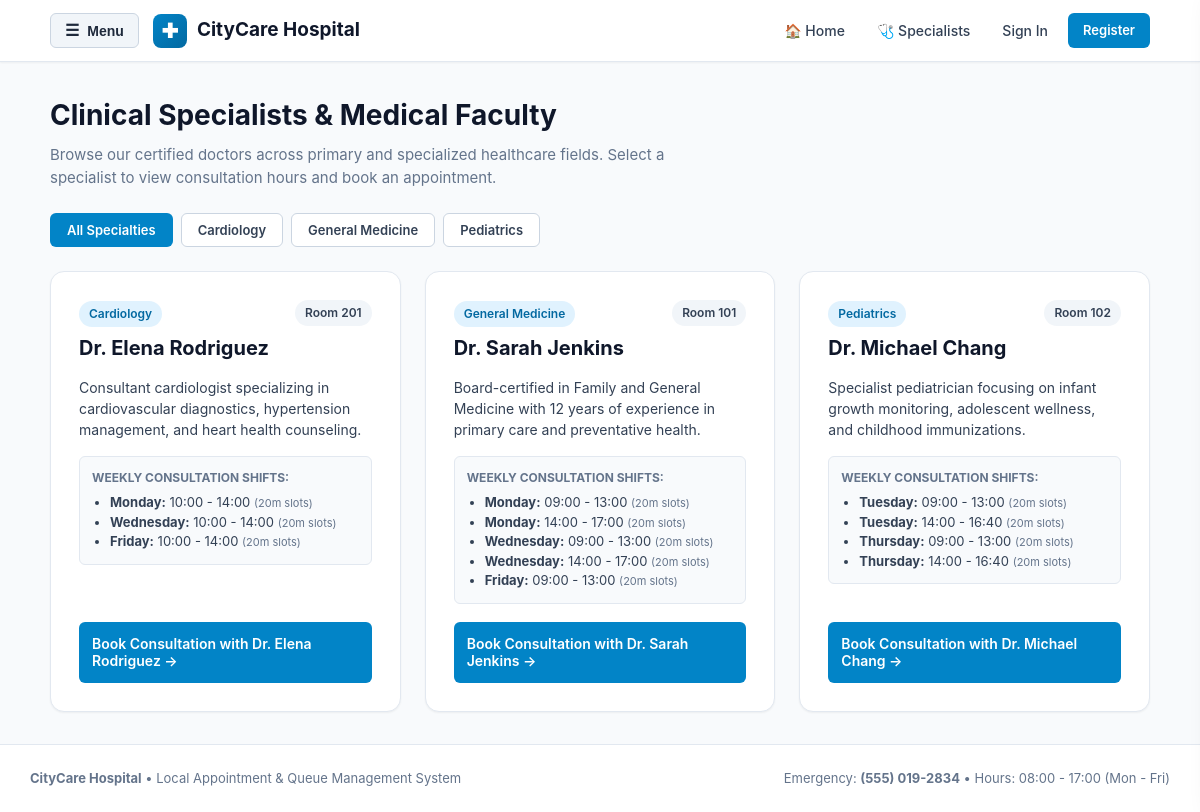
The app's page /doctors.php with its own data.
### tables this page shows
CREATE TABLE `doctors` (
  `id` INT UNSIGNED NOT NULL AUTO_INCREMENT,
  `full_name` VARCHAR(100) NOT NULL,
  `specialty` VARCHAR(100) NOT NULL,
  `email` VARCHAR(150) NOT NULL,
  `phone` VARCHAR(25) NOT NULL,
  `room_number` VARCHAR(30) NOT NULL,
  `description` TEXT NULL,
  `active_status` TINYINT(1) NOT NULL DEFAULT 1,
  `created_at` DATETIME NOT NULL DEFAULT CURRENT_TIMESTAMP,
  `updated_at` DATETIME NOT NULL DEFAULT CURRENT_TIMESTAMP ON UPDATE CURRENT_TIMESTAMP,
  PRIMARY KEY (`id`),
  UNIQUE KEY `uk_doctors_email` (`email`),
  KEY `idx_doctors_specialty` (`specialty`),
  KEY `idx_doctors_active` (`active_status`)
);

CREATE TABLE `doctor_schedules` (
  `id` INT UNSIGNED NOT NULL AUTO_INCREMENT,
  `doctor_id` INT UNSIGNED NOT NULL,
  `day_of_week` ENUM('Monday', 'Tuesday', 'Wednesday', 'Thursday', 'Friday', 'Saturday', 'Sunday') NOT NULL,
  `start_time` TIME NOT NULL,
  `end_time` TIME NOT NULL,
  `slot_duration_minutes` INT UNSIGNED NOT NULL DEFAULT 20,
  `active_status` TINYINT(1) NOT NULL DEFAULT 1,
  `created_at` DATETIME NOT NULL DEFAULT CURRENT_TIMESTAMP,
  `updated_at` DATETIME NOT NULL DEFAULT CURRENT_TIMESTAMP ON UPDATE CURRENT_TIMESTAMP,
  PRIMARY KEY (`id`),
  KEY `idx_doctor_schedules_lookup` (`doctor_id`, `day_of_week`, `active_status`),
  CONSTRAINT `fk_doctor_schedules_doctor`
    FOREIGN KEY (`doctor_id`) REFERENCES `doctors` (`id`)
    ON DELETE CASCADE ON UPDATE CASCADE
);

### includes/booking.php (called while the page is built, shortened)
<?php
function getDoctors(bool $activeOnly = true, ?string $specialty = null): array
{
    $pdo = getDBConnection();
    $sql = "SELECT id, full_name, specialty, email, phone, room_number, description, active_status FROM doctors WHERE 1=1";
    $params = [];
    if ($activeOnly) {
        $sql .= " AND active_status = 1";
    }
    $sql .= " ORDER BY specialty ASC, full_name ASC";
    $stmt = $pdo->prepare($sql);
    $stmt->execute($params);
    return $stmt->fetchAll();
}
function getDoctorWeeklySchedules(int $doctorId): array
{
    $pdo = getDBConnection();
    $stmt = $pdo->prepare("
        SELECT id, day_of_week, start_time, end_time, slot_duration_minutes, active_status
        FROM doctor_schedules
        WHERE doctor_id = :doc_id AND active_status = 1
        ORDER BY FIELD(day_of_week, 'Monday', 'Tuesday', 'Wednesday', 'Thursday', 'Friday', 'Saturday', 'Sunday'), start_time ASC
    ");
    $stmt->execute([':doc_id' => $doctorId]);
    return $stmt->fetchAll();
}

### doctors.php (the view, shortened to what this page needs)
<?php
require_once __DIR__ . '/includes/booking.php';
$specialtyFilter = isset($_GET['specialty']) ? trim((string)$_GET['specialty']) : null;
$doctors = getDoctors(true, $specialtyFilter);
$pdo = getDBConnection();
$specStmt = $pdo->query("SELECT DISTINCT specialty FROM doctors WHERE active_status = 1 ORDER BY specialty ASC");
$allSpecialties = $specStmt->fetchAll(PDO::FETCH_COLUMN);
require_once __DIR__ . '/includes/header.php';
?>
<div style="margin-bottom: 24px;">
    <h1 style="font-size: 28px; margin: 0 0 8px 0; color: var(--gray-900);">Clinical Specialists &amp; Medical Faculty</h1>
    <p style="color: var(--gray-500); font-size: 15px; margin: 0; max-width: 680px;">
        Browse our certified doctors across primary and specialized healthcare fields. Select a specialist to view consultation hours and book an appointment.
    </p>
</div>
<div style="display: flex; gap: 8px; flex-wrap: wrap; margin-bottom: 24px;">
    <a href="doctors.php" class="btn <?php echo empty($specialtyFilter) ? 'btn-primary' : 'btn-secondary'; ?>" style="padding: 8px 16px; font-size: 13px;">
        All Specialties
    </a>
    <?php foreach ($allSpecialties as $spec): ?>
        <a href="doctors.php?specialty=<?php echo urlencode($spec); ?>"
           class="btn <?php echo ($specialtyFilter === $spec) ? 'btn-primary' : 'btn-secondary'; ?>"
           style="padding: 8px 16px; font-size: 13px;">
            <?php echo htmlspecialchars($spec, ENT_QUOTES, 'UTF-8'); ?>
        </a>
    <?php endforeach; ?>
</div>
<div style="display: grid; grid-template-columns: repeat(auto-fit, minmax(320px, 1fr)); gap: 24px;">
    <?php if (!empty($doctors)): ?>
        <?php foreach ($doctors as $doc): ?>
            <?php $schedules = getDoctorWeeklySchedules((int)$doc['id']); ?>
            <div class="card" style="display: flex; flex-direction: column; justify-content: space-between; margin-bottom: 0;">
                <div>
                    <div style="display: flex; justify-content: space-between; align-items: flex-start; gap: 12px; margin-bottom: 12px;">
                        <div>
                            <span class="badge" style="background: var(--primary-light); color: var(--primary-dark); margin-bottom: 6px;">
                                <?php echo htmlspecialchars($doc['specialty'], ENT_QUOTES, 'UTF-8'); ?>
                            </span>
                            <h2 style="margin: 0; font-size: 20px; color: var(--gray-900);">
                                <?php echo htmlspecialchars($doc['full_name'], ENT_QUOTES, 'UTF-8'); ?>
                            </h2>
                        </div>
                        <span class="badge" style="background: var(--gray-100); color: var(--gray-700); font-size: 12px;">
                            <?php echo htmlspecialchars($doc['room_number'], ENT_QUOTES, 'UTF-8'); ?>
                        </span>
                    </div>
                    <p style="color: var(--gray-700); font-size: 14px; margin-bottom: 16px; line-height: 1.5;">
                        <?php echo htmlspecialchars($doc['description'] ?? 'Dedicated healthcare professional providing personalized outpatient care.', ENT_QUOTES, 'UTF-8'); ?>
                    </p>
                    <div style="background: var(--gray-50); border: 1px solid var(--gray-200); border-radius: var(--radius-sm); padding: 12px; margin-bottom: 18px;">
                        <div style="font-size: 12px; font-weight: 700; color: var(--gray-500); text-transform: uppercase; margin-bottom: 6px;">
                            Weekly Consultation Shifts:
                        </div>
                        <?php if (!empty($schedules)): ?>
                            <ul style="margin: 0; padding-left: 18px; font-size: 13px; color: var(--gray-700);">
                                <?php foreach ($schedules as $sch): ?>
                                    <li>
                                        <strong><?php echo $sch['day_of_week']; ?>:</strong>
                                        <?php echo substr($sch['start_time'], 0, 5); ?> - <?php echo substr($sch['end_time'], 0, 5); ?>
                                        <span style="color: var(--gray-500); font-size: 11px;">(<?php echo $sch['slot_duration_minutes']; ?>m slots)</span>
                                    </li>
                                <?php endforeach; ?>
                            </ul>
                        <?php else: ?>
                            <div style="font-size: 13px; color: var(--gray-500);">No regular weekly shifts listed.</div>
                        <?php endif; ?>
                    </div>
                </div>
                <div>
                    <a href="<?php echo APP_BASE_URL; ?>/patient/book.php?doctor_id=<?php echo $doc['id']; ?>" class="btn btn-primary btn-block" style="padding: 12px; font-size: 14px;">
                        Book Consultation with <?php echo htmlspecialchars($doc['full_name'], ENT_QUOTES, 'UTF-8'); ?> &rarr;
                    </a>
                </div>
            </div>
        <?php endforeach; ?>
    <?php endif; ?>
</div>
<?php require_once __DIR__ . '/includes/footer.php'; ?>

### records on screen
doctors: specialty "Cardiology", full_name "Dr. Elena Rodriguez", room_number "Room 201", description "Consultant cardiologist specializing in cardiovascular diagnostics, hypertension management, and heart health counseling."
doctor_schedules: day_of_week "Monday", start_time "10:00", end_time "14:00", slot_duration_minutes "20"
doctor_schedules: day_of_week "Wednesday", start_time "10:00", end_time "14:00", slot_duration_minutes "20"
doctor_schedules: day_of_week "Friday", start_time "10:00", end_time "14:00", slot_duration_minutes "20"
doctors: specialty "General Medicine", full_name "Dr. Sarah Jenkins", room_number "Room 101", description "Board-certified in Family and General Medicine with 12 years of experience in primary care and preventative health."
doctor_schedules: day_of_week "Monday", start_time "09:00", end_time "13:00", slot_duration_minutes "20"
doctor_schedules: day_of_week "Monday", start_time "14:00", end_time "17:00", slot_duration_minutes "20"
doctor_schedules: day_of_week "Wednesday", start_time "09:00", end_time "13:00", slot_duration_minutes "20"
doctor_schedules: day_of_week "Wednesday", start_time "14:00", end_time "17:00", slot_duration_minutes "20"
doctor_schedules: day_of_week "Friday", start_time "09:00", end_time "13:00", slot_duration_minutes "20"
doctors: specialty "Pediatrics", full_name "Dr. Michael Chang", room_number "Room 102", description "Specialist pediatrician focusing on infant growth monitoring, adolescent wellness, and childhood immunizations."
doctor_schedules: day_of_week "Tuesday", start_time "09:00", end_time "13:00", slot_duration_minutes "20"
doctor_schedules: day_of_week "Tuesday", start_time "14:00", end_time "16:40", slot_duration_minutes "20"
doctor_schedules: day_of_week "Thursday", start_time "09:00", end_time "13:00", slot_duration_minutes "20"
doctor_schedules: day_of_week "Thursday", start_time "14:00", end_time "16:40", slot_duration_minutes "20"

### other values on screen
$spec "Cardiology"
$spec "General Medicine"
$spec "Pediatrics"
